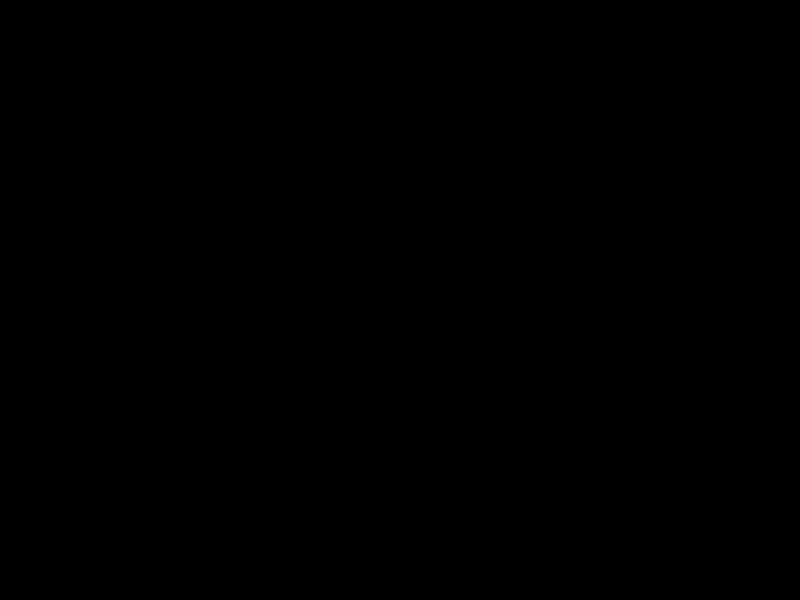
Frame 1 (no input)
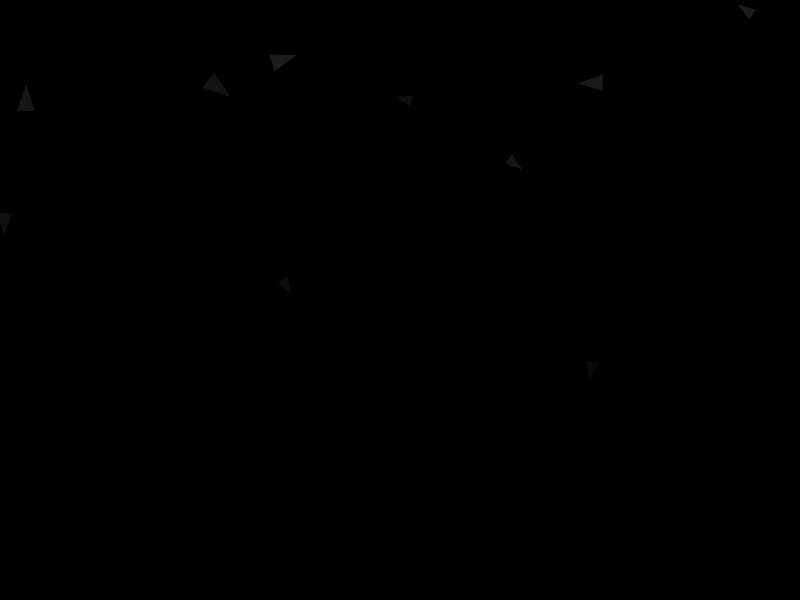
Frame 60 (the mouse pressed at the canvas centre just before this capture)
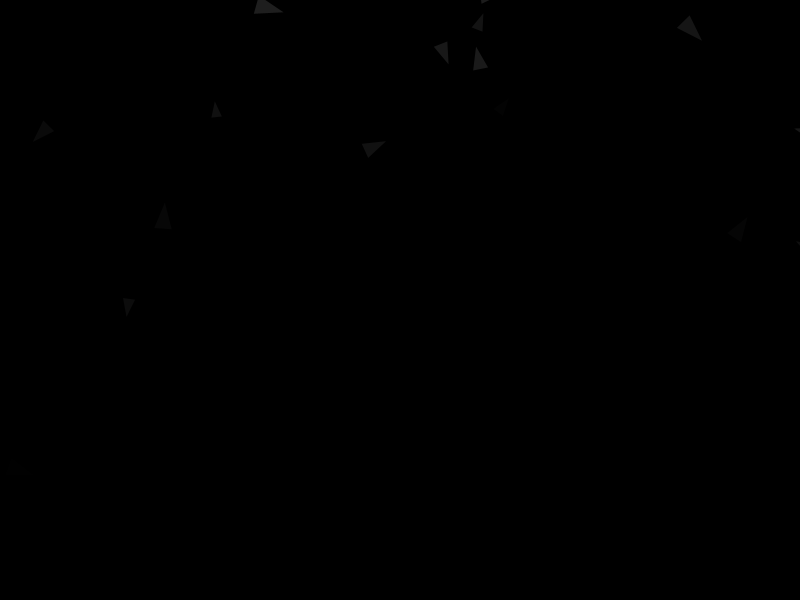
Frame 120 (the mouse held since frame 60 and released just before this capture)

The Processing sketch that drew these frames (run headless with seeded random() and noise(); from frame 60 on, the mouse is pressed at the canvas centre):

// Processing sketch: Unit4_Image1
// ── Unit4_Image1.pde
class Particle {
  PVector pos;  //The Position     
  PVector vel;  // the velocity    
  float size;   //the size     
  float lifespan; // the lifespan   
  float angle;    // the current rotation   
  float angularVel;  // the speed of the rotation
  PVector gravity;   // the modified particle aka gravity  
  
  Particle(float x, float y) {
    pos = new PVector(x, y);
    vel = PVector.random2D(); // this code will generate Random initial velocity
    vel.mult(random(2, 5));   // this code will generate Random speed multiplier
    size = random(10, 20);    // this code will generate Random shard size
    lifespan = 255;           // this code will generate Full opacity
    angle = random(TWO_PI);   // this code will generate Random initial rotation angle
    angularVel = random(-0.1, 0.1); // Random spin speed
    gravity = new PVector(0, 0.1);  // Constant downward force
  }

  void update() {
    vel.add(gravity);  // this code will Apply gravity
    pos.add(vel);      // this code will Update position
    angle += angularVel; // this code Update rotation
    lifespan -= 3;     // this code will Decrease lifespan for fading
    vel.mult(0.99);    // this code will Add slight friction for smoother motion
  }

  void show() {
    noStroke();
    fill(30, 30, 30, lifespan); // This code displays Dark gray shards with fading effect
    pushMatrix();
    translate(pos.x, pos.y);
    rotate(angle); // This code will Rotate around the shard's center
    // the code below will Draw a triangular shard
    triangle(-size / 2, size / 2, size / 2, size / 2, 0, -size);
    popMatrix();
  }

  boolean isDead() {
    // this code will Mark as "dead" when off-screen or fully faded
    return (lifespan <= 0 || pos.y > height + size);
  }
}
// ArrayList to hold all the particles
ArrayList<Particle> particles;

void setup() {
  size(800, 600);
  particles = new ArrayList<Particle>();
}

void draw() {
  background(0); // Black background
  
  // this code will Add new particles each frame
  if (frameCount % 5 == 0) { // Adjust to control shard frequency
    particles.add(new Particle(random(width), random(height / 4))); // Spawn at random locations near top
  }
  
  // Thhe following code below Update and display all particles
  for (int i = particles.size() - 1; i >= 0; i--) {
    Particle p = particles.get(i);
    p.update();
    p.show();
    
    // this code will Remove the particle if it's "dead" (e.g., off-screen or lifespan expired)
    if (p.isDead()) {
      particles.remove(i);
    }
  }
}
